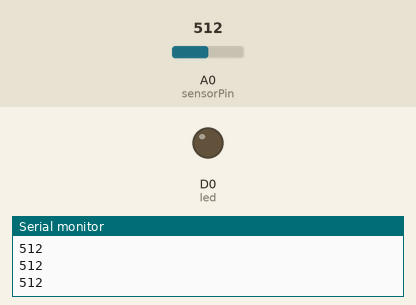
Recording of a sketch running on a simulated ESP8266 (NodeMCU). On the bench: output pins drawn as LEDs (lit = HIGH), the last lines printed to the serial monitor. The inputs (shaded band) are chosen by the test bench; at power-on: A0 (sensorPin) = 512.

Above: at 1.3 s.
1.4 s: A0 (sensorPin) set to 317
3.2 s: A0 (sensorPin) set to 287
At 4.3 s:
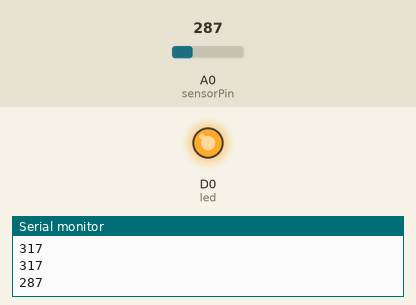
5.5 s: A0 (sensorPin) set to 306
At 7.0 s:
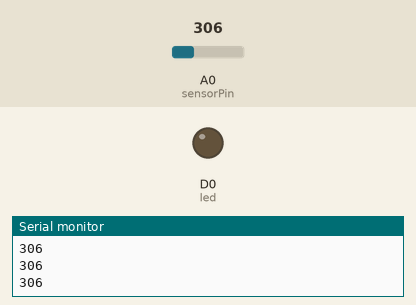
7.5 s: A0 (sensorPin) set to 290
At 8.6 s:
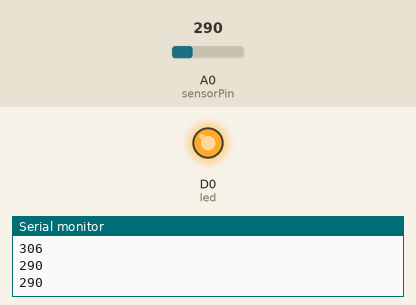
Timing chart, 0 to 10.5 s (numbered marks = the images above; inputs shaded):
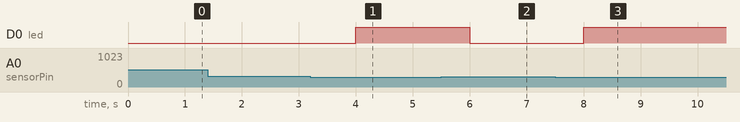

Measured:
- the behaviour switches between 301 and 300 on A0 (sensorPin) (found by bisection; images 0 and 1)
- after the input at 3.2 s, D0 (led): LOW → HIGH after 0.80 s
- after the input at 5.5 s, D0 (led): HIGH → LOW after 0.50 s
- after the input at 7.5 s, D0 (led): LOW → HIGH after 0.50 s

The sketch:

ldr_sensor.ino
```cpp
int sensorPin=A0;   //taking sensor on analog
int threshold=300;  //minimum value define
int led=D0;         //led define
void setup()
{
  pinMode(sensorPin, INPUT);
  pinMode(led, OUTPUT);
  Serial.begin(9600);

}
void loop()
{
  int value=analogRead(sensorPin);
  Serial.println(value);
  delay(500);
  if(value<=threshold)
  {
    digitalWrite(led,HIGH);
    delay(500);
  }
  else
  {
    digitalWrite(led,LOW);
  }
}
```
